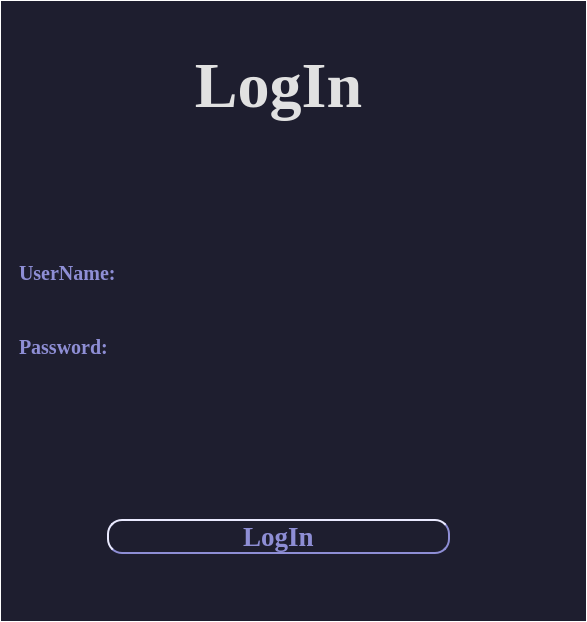
<?xml version="1.0" encoding="UTF-8"?>
<ui version="4.0">
 <class>MainWindow</class>
 <widget class="QMainWindow" name="MainWindow">
  <property name="geometry">
   <rect>
    <x>0</x>
    <y>0</y>
    <width>587</width>
    <height>622</height>
   </rect>
  </property>
  <property name="windowTitle">
   <string>MainWindow</string>
  </property>
  <property name="styleSheet">
   <string notr="true">background-color: #1e1e2f;
border: 1.2px solid #ffffff;</string>
  </property>
  <widget class="QWidget" name="centralwidget">
   <layout class="QGridLayout" name="gridLayout">
    <item row="0" column="0">
     <widget class="QGroupBox" name="labelbox">
      <property name="styleSheet">
       <string notr="true">border:none;</string>
      </property>
      <layout class="QHBoxLayout" name="horizontalLayout_3">
       <item>
        <spacer name="verticalSpacer_4">
         <property name="orientation">
          <enum>Qt::Horizontal</enum>
         </property>
         <property name="sizeType">
          <enum>QSizePolicy::Preferred</enum>
         </property>
         <property name="sizeHint" stdset="0">
          <size>
           <width>88</width>
           <height>9</height>
          </size>
         </property>
        </spacer>
       </item>
       <item>
        <widget class="QLabel" name="label">
         <property name="sizePolicy">
          <sizepolicy hsizetype="Preferred" vsizetype="Fixed">
           <horstretch>0</horstretch>
           <verstretch>0</verstretch>
          </sizepolicy>
         </property>
         <property name="maximumSize">
          <size>
           <width>16777215</width>
           <height>100</height>
          </size>
         </property>
         <property name="font">
          <font>
           <family>Times New Roman</family>
           <pointsize>48</pointsize>
           <weight>75</weight>
           <bold>true</bold>
          </font>
         </property>
         <property name="toolTip">
          <string/>
         </property>
         <property name="whatsThis">
          <string/>
         </property>
         <property name="styleSheet">
          <string notr="true">color: rgb(225, 225, 225);font-size:48pt;
border:None;</string>
         </property>
         <property name="text">
          <string>LogIn</string>
         </property>
         <property name="alignment">
          <set>Qt::AlignCenter</set>
         </property>
        </widget>
       </item>
       <item>
        <spacer name="verticalSpacer_3">
         <property name="orientation">
          <enum>Qt::Horizontal</enum>
         </property>
         <property name="sizeType">
          <enum>QSizePolicy::Preferred</enum>
         </property>
         <property name="sizeHint" stdset="0">
          <size>
           <width>118</width>
           <height>9</height>
          </size>
         </property>
        </spacer>
       </item>
      </layout>
     </widget>
    </item>
    <item row="1" column="0">
     <spacer name="verticalSpacer">
      <property name="orientation">
       <enum>Qt::Vertical</enum>
      </property>
      <property name="sizeType">
       <enum>QSizePolicy::Fixed</enum>
      </property>
      <property name="sizeHint" stdset="0">
       <size>
        <width>20</width>
        <height>68</height>
       </size>
      </property>
     </spacer>
    </item>
    <item row="2" column="0">
     <widget class="QGroupBox" name="inputbox">
      <property name="styleSheet">
       <string notr="true">border:none;</string>
      </property>
      <layout class="QVBoxLayout" name="verticalLayout">
       <property name="spacing">
        <number>34</number>
       </property>
       <item>
        <layout class="QHBoxLayout" name="horizontalLayout_2">
         <property name="spacing">
          <number>50</number>
         </property>
         <item>
          <widget class="QLabel" name="label_3">
           <property name="font">
            <font>
             <family>Times New Roman</family>
             <pointsize>15</pointsize>
             <weight>75</weight>
             <bold>true</bold>
            </font>
           </property>
           <property name="styleSheet">
            <string notr="true">font-size:15pt;
color:rgb(142, 142, 213);
border: None;</string>
           </property>
           <property name="text">
            <string>UserName:</string>
           </property>
          </widget>
         </item>
         <item>
          <widget class="QLineEdit" name="username">
           <property name="styleSheet">
            <string notr="true">font-size:13pt; color:rgb(243,243,243);
</string>
           </property>
          </widget>
         </item>
        </layout>
       </item>
       <item>
        <layout class="QHBoxLayout" name="horizontalLayout">
         <property name="spacing">
          <number>63</number>
         </property>
         <item>
          <widget class="QLabel" name="label_2">
           <property name="font">
            <font>
             <family>Times New Roman</family>
             <pointsize>15</pointsize>
             <weight>75</weight>
             <bold>true</bold>
            </font>
           </property>
           <property name="styleSheet">
            <string notr="true">font-size:15pt;
color:rgb(142, 142, 213);
Border: None;</string>
           </property>
           <property name="text">
            <string>Password:</string>
           </property>
          </widget>
         </item>
         <item>
          <widget class="QLineEdit" name="password">
           <property name="styleSheet">
            <string notr="true">font-size:13pt; color:rgb(243,243,243);</string>
           </property>
          </widget>
         </item>
        </layout>
       </item>
      </layout>
     </widget>
    </item>
    <item row="3" column="0">
     <spacer name="verticalSpacer_2">
      <property name="orientation">
       <enum>Qt::Vertical</enum>
      </property>
      <property name="sizeType">
       <enum>QSizePolicy::Fixed</enum>
      </property>
      <property name="sizeHint" stdset="0">
       <size>
        <width>20</width>
        <height>68</height>
       </size>
      </property>
     </spacer>
    </item>
    <item row="4" column="0">
     <widget class="QGroupBox" name="loginbox">
      <property name="styleSheet">
       <string notr="true">border:none;</string>
      </property>
      <layout class="QHBoxLayout" name="horizontalLayout_4">
       <item>
        <spacer name="verticalSpacer_6">
         <property name="orientation">
          <enum>Qt::Horizontal</enum>
         </property>
         <property name="sizeType">
          <enum>QSizePolicy::Preferred</enum>
         </property>
         <property name="sizeHint" stdset="0">
          <size>
           <width>88</width>
           <height>9</height>
          </size>
         </property>
        </spacer>
       </item>
       <item>
        <widget class="QPushButton" name="loginbutton">
         <property name="font">
          <font>
           <family>Times New Roman</family>
           <pointsize>20</pointsize>
           <weight>75</weight>
           <bold>true</bold>
          </font>
         </property>
         <property name="styleSheet">
          <string notr="true">color:rgb(142, 142, 213); 
border: 2px solid  rgb(142, 142, 213);
border-style: outset;
border-radius: 15px;</string>
         </property>
         <property name="text">
          <string>LogIn</string>
         </property>
        </widget>
       </item>
       <item>
        <spacer name="verticalSpacer_5">
         <property name="orientation">
          <enum>Qt::Horizontal</enum>
         </property>
         <property name="sizeType">
          <enum>QSizePolicy::Preferred</enum>
         </property>
         <property name="sizeHint" stdset="0">
          <size>
           <width>118</width>
           <height>14</height>
          </size>
         </property>
        </spacer>
       </item>
      </layout>
     </widget>
    </item>
   </layout>
  </widget>
 </widget>
 <resources/>
 <connections/>
</ui>
